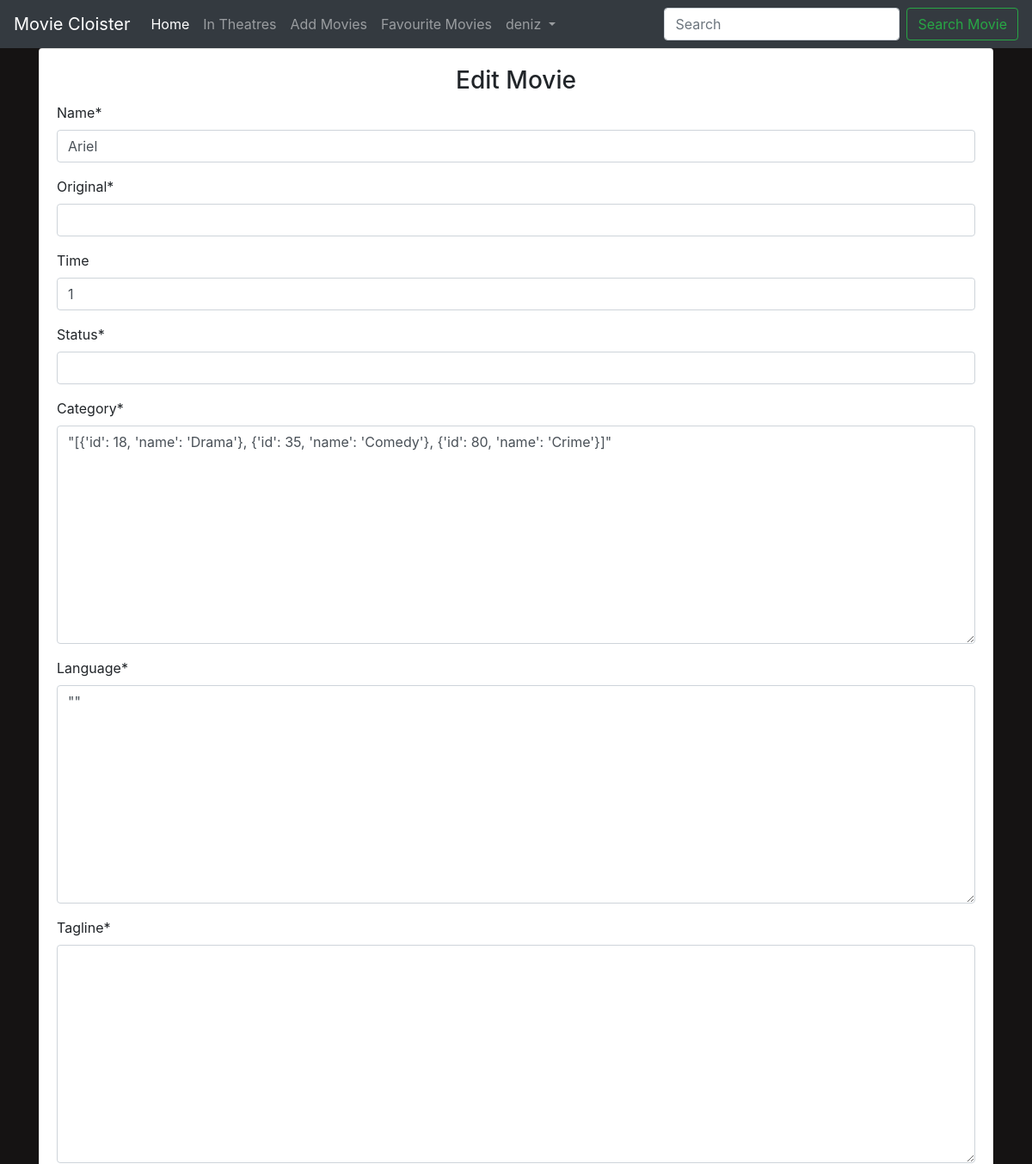
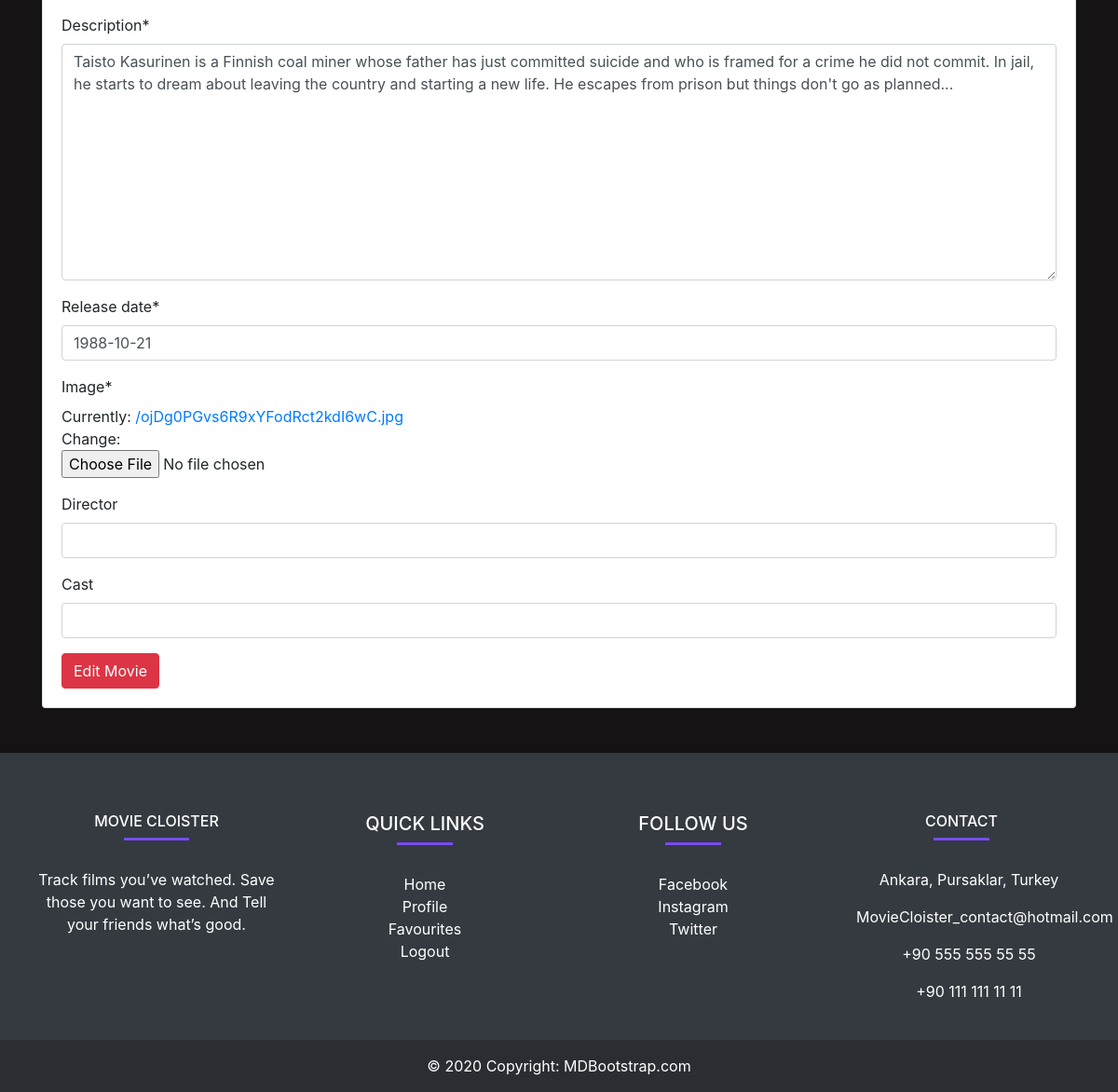
/editmovies/4189/ (signed in), run on the app's committed database (2 pictures, top to bottom).
### main/models.py (models this page shows, shortened)
class Movie(models.Model):
    name = models.CharField(max_length=300)
    original = models.CharField(max_length=300, default='')
    status = models.CharField(max_length=100, default='')
    time = models.IntegerField(default=1, blank=True, null=True)
    director = models.CharField(max_length=300)
    cast = models.CharField(max_length=800, blank=True)
    description = models.TextField(max_length=5000)
    tagline = models.TextField(max_length=1000, default='')
    release_date = models.DateField()
    averageRating = models.FloatField(default=0)
    image = models.ImageField(default=None, null=True)
    category = jsonfield.JSONField(default=dict)
    language = jsonfield.JSONField()
    favourites = models.ManyToManyField(User, related_name='favourite', default=None, blank=True)

### main/views.py (the view, shortened to what this page needs)
# urls.py: path('editmovies/<int:id>/', views.EditMoviesView.as_view(), name="edit_movies"),
class EditMoviesView(View):
    def get(self, request, id):
        if request.user.is_authenticated:
            if request.user.is_superuser:
                movie = Movie.objects.get(id=id)
                form = MovieForm(instance=movie)
                return render(request, "main/addmovies.html", {"form": form, "controller": "Edit Movie"})
            else:
                return redirect("main:home")
        else:
            return redirect("accounts:login")

### main/forms.py
class MovieForm(forms.ModelForm):
    director = forms.CharField(required=False)
    cast = forms.CharField(required=False)
    class Meta:
        model = Movie
        fields = (
            'name', 'original', 'time', 'status', 'category', 'language', 'tagline', 'description',
            'release_date', 'image', 'director', 'cast'
        )
        widgets = {
        }

### main/templates/main/addmovies.html (shortened to what this page needs)
{% extends 'main/base.html' %}
{% load crispy_forms_tags %}
{% block content %}
<div class="container">
    <div class="card">
        <div class="card-body">
            <h3 class = "text-center">{{ controller }}</h3>
            <form acion="" method="POST">
            {{ form | crispy }}
            <input type="submit" value="{{ controller }}" class="btn btn-danger">
            </form>
        </div>
    </div>
</div>
{% endblock %}

### main/templates/main/base.html (shortened to what this page needs)
<!doctype html>
<html lang="en">
  <head>
    <link rel="stylesheet" href="https://cdn.jsdelivr.net/npm/bootstrap@4.6.2/dist/css/bootstrap.min.css">
   {% load staticfiles %}
    <link rel="stylesheet" href="{% static 'main.css' %}" >
  </head>
  <body>
<nav class="navbar navbar-expand-lg navbar-dark bg-dark text-white">
  <a class="navbar-brand" href="{% url 'main:home' %}">Movie Cloister</a>
  <div class="collapse navbar-collapse" id="navbarSupportedContent">
    <ul class="navbar-nav mr-auto">
      <li class="nav-item active">
        <a class="nav-link" href="{% url 'main:home' %}">Home <span class="sr-only">(current)</span></a>
      </li>
         <li class="nav-item">
              <a class="nav-link" href="{% url 'main:theatres' %}">In Theatres</a>
            </li>
      {% if request.user.is_authenticated %}
          {% if request.user.is_superuser %}
            <li class="nav-item">
              <a class="nav-link" href="{% url 'main:add_movies' %}">Add Movies</a>
            </li>
          {% endif%}
       <li class="nav-item">
            <a class="nav-link" href="{% url 'main:favourite_list' %}">Favourite Movies</a>
          </li>
       {% endif %}
      {% if user.is_authenticated %}
      <li class="nav-item dropdown">
        <a class="nav-link dropdown-toggle" href="#" role="button" data-toggle="dropdown" aria-expanded="false">
          {{ user.username }}
        </a>
      </li>
      {% endif %}
    </ul>
    <form class="form-inline my-2 my-lg-0" method="GET" action="{% url 'main:home' %}">
      <input class="form-control mr-sm-2" type="search" placeholder="Search" aria-label="Search" name="title">
      <button class="btn btn-outline-success my-2 my-sm-0" type="submit">Search Movie</button>
    </form>
  </div>
</nav>
    {% block content %}
    {% endblock %}
<br/><br/>
<footer class="bg-dark text-center text-white">
  <div class="container p-4">
    <section class="">
      <div class="row">
        <div class="row mt-3">
          <div class="col-md-3 col-lg-4 col-xl-3 mx-auto mb-4">
            <h6 class="text-uppercase fw-bold">Movie Cloister</h6>
            <hr
                class="mb-4 mt-0 d-inline-block mx-auto"
                style="width: 70px; background-color: #7c4dff; height: 2px"
                />
            <p>
             Track films you’ve watched. Save those you want to see. And Tell your friends what’s good.
            </p>
          </div>
        <div class="col-lg-3 col-md-6 mb-4 mb-md-0">
          <h5 class="text-uppercase">Quick Links</h5>
          <hr
                class="mb-4 mt-0 d-inline-block mx-auto"
                style="width: 60px; background-color: #7c4dff; height: 2px"
                />
        {% if user.is_authenticated %}
          <ul class="list-unstyled mb-0">
            <li>
              <a href="{% url 'main:home' %}" class="text-white">Home</a>
            </li>
            <li>
              <a href="{% url 'accounts:profile' %}" class="text-white">Profile</a>
            </li>
            <li>
              <a href="{% url 'main:favourite_list' %}" class="text-white">Favourites</a>
            </li>
            <li>
              <a href="{% url 'accounts:logout' %}" class="text-white">Logout</a>
            </li>
          </ul>
          {% endif %}
        </div>
        <div class="col-lg-3 col-md-6 mb-4 mb-md-0">
          <h5 class="text-uppercase">Follow Us</h5>
          <hr
                class="mb-4 mt-0 d-inline-block mx-auto"
                style="width: 60px; background-color: #7c4dff; height: 2px"
                />
          <ul class="list-unstyled mb-0">
            <li>
              <a href="https://www.facebook.com/tcyaprakdeniz.kevinc.9" class="text-white">Facebook</a>
            </li>
            <li>
              <a href="https://www.instagram.com/rhincodontidae_/" class="text-white">Instagram</a>
            </li>
            <li>
              <a href="https://twitter.com/deredogo" class="text-white">Twitter</a>
            </li>
          </ul>
        </div>
          <div class="col-md-4 col-lg-3 col-xl-3 mx-auto mb-md-0 mb-4">
            <h6 class="text-uppercase fw-bold">Contact</h6>
            <hr
                class="mb-4 mt-0 d-inline-block mx-auto"
                style="width: 60px; background-color: #7c4dff; height: 2px"
                />
            <p> Ankara, Pursaklar, Turkey</p>
            <p> MovieCloister_contact@hotmail.com</p>
            <p> +90 555 555 55 55</p>
            <p> +90 111 111 11 11</p>
          </div>
      </div>
    </section>
  </div>
  <div class="text-center p-3" style="background-color: rgba(0, 0, 0, 0.2)">
    © 2020 Copyright:
    <a class="text-white" href="https://mdbootstrap.com/">MDBootstrap.com</a>
  </div>
</footer>
  </body>
</html>

### main/static/main.css (style rules this page uses)
body { background-color: #151313; }

### data on the page
Movie: name "Ariel", time "1", category "\"[{'id': 18, 'name': 'Drama'}, {'id': 35, 'name': 'Comedy'}, {'id': 80, 'name': 'Crime'}]\"", language "\"\"", description "Taisto Kasurinen is a Finnish coal miner whose father has just committed suicide and who is framed for a crime he did not commit. In jail, he starts to dream about leaving the country and starting a new life. He escapes from prison but things don't go as planned...", release_date "1988-10-21"

### other printed values
{{ user.username }} "deniz"
{{ controller }} "Edit Movie"
